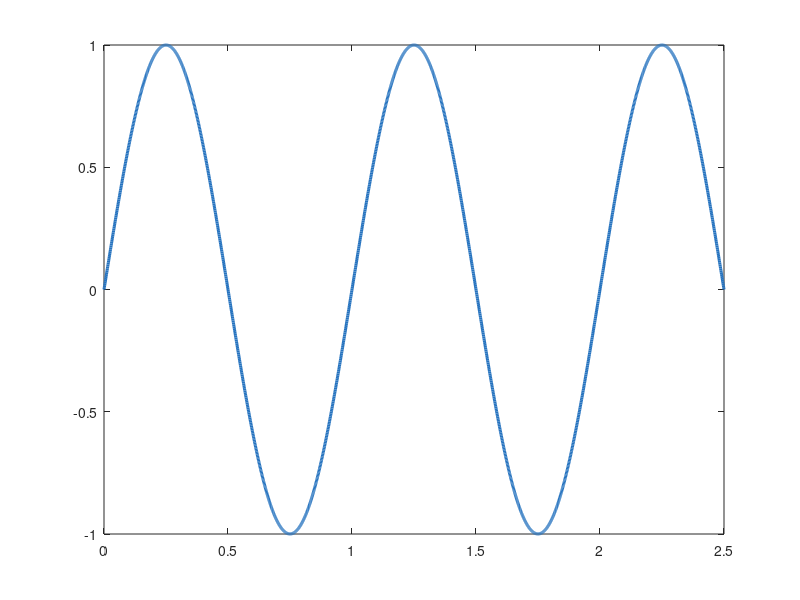

Reproduce this figure in MATLAB. (Note: this script raises an error after producing the figure.)
%% Chapter 2 配图生成脚本
% 运行此脚本将在 Chapter#2 文件夹中生成所有讲义配图
close all; clearvars; clc;
out = 'E:\AI-Link Group\Chapter#2\';

%% ═══ 图1：正弦波基本参数解剖 ═══
f = 1; A = 1.0; T = 1/f;
t = linspace(0, 2.5*T, 2000);
x = A * sin(2*pi*f*t);

fig = figure('Position',[100 100 820 390],'Color','w');
plot(t, x,'Color',[0.15 0.45 0.75],'LineWidth',2.2); hold on;

% RMS 线
rms_val = A/sqrt(2);
yline(rms_val,'--','Color',[0.65 0 0.8],'LineWidth',1.6);
text(0.05, rms_val+0.09, sprintf('V_{rms} = A/\\surd2 ≈ %.2f', rms_val), ...
    'Color',[0.65 0 0.8],'FontSize',10.5);

% 峰值
tp = T/4;
plot([tp tp],[0 A],'r-','LineWidth',1.6);
plot(tp, A,'ro','MarkerSize',9,'MarkerFaceColor','r');
text(tp+0.04, A*0.5,'A（峰值）','Color','r','FontSize',11,'FontWeight','bold');

% 峰峰值（3T/4 处）
tpp = 3*T/4;
plot([tpp tpp],[-A A],'Color',[0 0.58 0],'LineWidth',1.6,'LineStyle','--');
plot(tpp,-A,'v','Color',[0 0.58 0],'MarkerFaceColor',[0 0.58 0],'MarkerSize',8);
plot(tpp, A,'^','Color',[0 0.58 0],'MarkerFaceColor',[0 0.58 0],'MarkerSize',8);
text(tpp+0.04, 0,'2A（峰峰值）','Color',[0 0.58 0],'FontSize',11,'FontWeight','bold');

% 周期
yT = -1.38;
plot([0 T],[yT yT],'k-','LineWidth',1.8);
plot([0 0],[yT-0.06 yT+0.06],'k-','LineWidth',1.8);
plot([T T],[yT-0.06 yT+0.06],'k-','LineWidth',1.8);
text(T/2, yT-0.16,'T（周期）','HorizontalAlignment','center',...
    'FontSize',11,'FontWeight','bold','Color','k');

yline(0,'k:','LineWidth',0.8,'Alpha',0.4);
xlim([0 2.5*T]); ylim([-1.65 1.4]);
xlabel('时间 (s)','FontSize',12); ylabel('幅度','FontSize',12);
title('x(t) = A·sin(2\pit/T)  —  正弦波基本参数','FontSize',13);
grid on; box on;
saveas(fig,[out 'fig2_sine_anatomy.png']); close(fig);

%% ═══ 图2：峰值 / 峰峰值 / RMS 对比 ═══
f = 1; A = 1.0;
t = linspace(0, 2/f, 1000);
x = A * sin(2*pi*f*t);
rms_val = A/sqrt(2);

fig = figure('Position',[100 100 820 400],'Color','w');
plot(t, x,'Color',[0.15 0.45 0.75],'LineWidth',2,'DisplayName','正弦波'); hold on;

fill([t fliplr(t)],[rms_val*ones(size(t)) zeros(size(t))], ...
    [0.65 0 0.8],'FaceAlpha',0.10,'EdgeColor','none','DisplayName','RMS 功率等效区');

yline( A,    '--','Color',[0.85 0.2 0.2],'LineWidth',1.8);
yline(-A,    '--','Color',[0.85 0.2 0.2],'LineWidth',1.8);
yline(rms_val,'--','Color',[0.65 0 0.8],'LineWidth',1.8);

text(0.05,  A+0.10, sprintf('V_p = A = %.1f  （峰值）', A), ...
    'Color',[0.85 0.2 0.2],'FontSize',11,'FontWeight','bold');
text(0.05, -A-0.15, sprintf('-V_p = -A = -%.1f', A), ...
    'Color',[0.85 0.2 0.2],'FontSize',11);
text(0.05, rms_val+0.09, sprintf('V_{rms} = %.3f  （有效值 / RMS）', rms_val), ...
    'Color',[0.65 0 0.8],'FontSize',11,'FontWeight','bold');

% 峰峰值双箭头示意
text(1.60, 0, sprintf('\\leftrightarrow  V_{pp} = 2A = %.1f  （峰峰值）', 2*A), ...
    'FontSize',11,'Color',[0.1 0.6 0.1],'FontWeight','bold');

xlim([0 2/f]); ylim([-1.55 1.45]);
xlabel('时间 (s)','FontSize',12); ylabel('幅度（V）','FontSize',12);
title('幅度的三种定义：峰值 / 峰峰值 / 有效值（RMS）','FontSize',13);
legend('Location','southeast','FontSize',10);
grid on;
saveas(fig,[out 'fig2_amplitude_types.png']); close(fig);

%% ═══ 图3：相位差 ═══
f = 1; T = 1/f;
t = linspace(0, 2*T, 1000);
xA = sin(2*pi*f*t);
xB = sin(2*pi*f*t + pi/2);

fig = figure('Position',[100 100 820 390],'Color','w');
plot(t, xA,'b','LineWidth',2.2,'DisplayName','A:  sin(2\pift)'); hold on;
plot(t, xB,'r--','LineWidth',2.2,'DisplayName','B:  sin(2\pift + 90°)');
yline(0,'k:','LineWidth',0.8,'Alpha',0.4);

shift = T/4;
y_arr = -1.42;
plot([0 shift],[y_arr y_arr],'k-','LineWidth',2);
plot([0 0],    [y_arr-0.07 y_arr+0.07],'k-','LineWidth',2);
plot([shift shift],[y_arr-0.07 y_arr+0.07],'k-','LineWidth',2);
text(shift/2, y_arr-0.17,'B 超前 A：\DeltaT = T/4，\Delta\phi = 90°', ...
    'HorizontalAlignment','center','FontSize',11,'FontWeight','bold');

xlim([0 2*T]); ylim([-1.75 1.35]);
xlabel('时间 (s)','FontSize',12); ylabel('幅度','FontSize',12);
title('相位差示意：同频率、不同相位的两个信号','FontSize',13);
legend('Location','northeast','FontSize',11);
grid on;
saveas(fig,[out 'fig2_phase_diff.png']); close(fig);

%% ═══ 图4：包络 ═══
fs = 4000; t = (0:1/fs:1.5-1/fs);
fc = 60; fm = 2.5; m = 0.7;

env_pos = (1 + m*sin(2*pi*fm*t));
env_neg = -(1 + m*sin(2*pi*fm*t));
am_sig  = env_pos .* cos(2*pi*fc*t);

fig = figure('Position',[100 100 820 400],'Color','w');
plot(t, am_sig,'Color',[0.55 0.75 0.95],'LineWidth',0.8, ...
    'DisplayName','AM 信号（载波 60 Hz）'); hold on;
plot(t, env_pos,'r-','LineWidth',2.5,'DisplayName','正包络');
plot(t, env_neg,'r-','LineWidth',2.5,'HandleVisibility','off');
yline(0,'k:','LineWidth',0.8,'Alpha',0.4);

xlabel('时间 (s)','FontSize',12); ylabel('幅度','FontSize',12);
title('包络（Envelope）：高频载波（60 Hz）被低频信号（2.5 Hz）调幅后的外轮廓','FontSize',12);
legend('Location','northeast','FontSize',11);
xlim([0 1.5]); ylim([-2.2 2.2]);
grid on;
saveas(fig,[out 'fig2_envelope.png']); close(fig);

%% ═══ 图5：DC / AC 分解 ═══
fs = 500; t = (0:1/fs:2-1/fs);
dc  = 1.5;
ac  = sin(2*pi*3*t) + 0.5*sin(2*pi*9*t);
sig = dc + ac;

fig = figure('Position',[100 100 820 520],'Color','w');

ax1 = subplot(3,1,1);
plot(t, sig,'b','LineWidth',1.5); hold on;
yline(dc,'r--','LineWidth',1.6);
text(0.05, dc+0.2, sprintf('均值（DC）= %.1f V', dc),'Color','r','FontSize',10.5);
ylabel('幅度（V）'); title('原始信号 = 直流分量 + 交流分量'); grid on;

ax2 = subplot(3,1,2);
plot(t, dc*ones(size(t)),'r','LineWidth',2.5);
ylim([-0.5 3]); ylabel('幅度（V）');
title(sprintf('直流分量（DC = %.1f V）：对应频谱 0 Hz 处的分量', dc)); grid on;

ax3 = subplot(3,1,3);
plot(t, ac,'Color',[0 0.6 0],'LineWidth',1.5);
yline(0,'k:','LineWidth',0.8);
ylabel('幅度（V）'); xlabel('时间 (s)');
title('交流分量（AC）：均值 = 0，携带实际信息'); grid on;

linkaxes([ax1 ax2 ax3],'x');
saveas(fig,[out 'fig2_dc_ac.png']); close(fig);

%% ═══ 图6：脉冲信号解剖 ═══
VH = 3.3; VL = 0;
tr = 0.07; tf = 0.05; tw = 0.38; Tp = 0.80;

t_pts = [0, tr, tr+tw, tr+tw+tf, Tp, ...
         Tp+tr, Tp+tr+tw, Tp+tr+tw+tf, 2*Tp];
v_pts = [VL, VH, VH, VL, VL, VH, VH, VL, VL];

fig = figure('Position',[100 100 860 430],'Color','w');
plot(t_pts, v_pts,'b','LineWidth',2.8); hold on;

% VH / VL 参考线
yline(VH,'r:','LineWidth',1.2,'Alpha',0.7);
yline(VL,'k:','LineWidth',1.2,'Alpha',0.5);
text(-0.07, VH,    sprintf('V_H = %.1f V',VH),'Color','r','FontSize',10.5, ...
    'HorizontalAlignment','right','FontWeight','bold');
text(-0.07, VL+0.1, sprintf('V_L = %.1f V',VL),'Color',[0.3 0.3 0.3],'FontSize',10.5, ...
    'HorizontalAlignment','right');

% 上升时间 t_r
y_tr = VH + 0.40;
plot([0 tr],[y_tr y_tr],'Color',[0.85 0.4 0],'LineWidth',1.8);
plot([0 0], [VH VH+0.48],'Color',[0.85 0.4 0],'LineStyle',':','LineWidth',1);
plot([tr tr],[VH VH+0.48],'Color',[0.85 0.4 0],'LineStyle',':','LineWidth',1);
text(tr/2, y_tr+0.11,'t_r','HorizontalAlignment','center','FontSize',12, ...
    'Color',[0.85 0.4 0],'FontWeight','bold');

% 脉宽 t_w
y_tw = VH + 0.78;
plot([tr tr+tw],[y_tw y_tw],'k-','LineWidth',1.8);
plot([tr tr],    [VH+0.55 y_tw+0.06],'k:','LineWidth',1);
plot([tr+tw tr+tw],[VH+0.55 y_tw+0.06],'k:','LineWidth',1);
text((tr + tr+tw)/2, y_tw+0.13,'t_w（脉宽）','HorizontalAlignment','center', ...
    'FontSize',11,'FontWeight','bold');

% 下降时间 t_f
t_fall = tr + tw;
plot([t_fall t_fall+tf],[y_tr y_tr],'Color',[0 0.5 0.8],'LineWidth',1.8);
text((t_fall + t_fall+tf)/2, y_tr+0.11,'t_f','HorizontalAlignment','center', ...
    'FontSize',12,'Color',[0 0.5 0.8],'FontWeight','bold');

% 周期 T
D = tw/Tp*100;
y_Tp = -0.58;
plot([0 Tp],[y_Tp y_Tp],'Color',[0.3 0.3 0.3],'LineWidth',1.8);
plot([0 0], [y_Tp-0.08 y_Tp+0.08],'Color',[0.3 0.3 0.3],'LineWidth',1.8);
plot([Tp Tp],[y_Tp-0.08 y_Tp+0.08],'Color',[0.3 0.3 0.3],'LineWidth',1.8);
text(Tp/2, y_Tp-0.20, sprintf('T = %.2f s，占空比 D = t_w / T = %.0f%%', Tp, D), ...
    'HorizontalAlignment','center','FontSize',11,'Color',[0.3 0.3 0.3],'FontWeight','bold');

xlim([-0.12 2*Tp+0.05]); ylim([-0.95 VH+1.15]);
xlabel('时间 (s)','FontSize',12); ylabel('电压 (V)','FontSize',12);
title(sprintf('脉冲信号参数解剖（V_H=%.1fV，t_w=%.0fms，D=%.0f%%，T=%.0fms）', ...
    VH, tw*1000, D, Tp*1000),'FontSize',13);
grid on;
saveas(fig,[out 'fig2_pulse_anatomy.png']); close(fig);

%% ═══ 图7：CW vs 脉冲 频域对比 ═══
fig = figure('Position',[100 100 900 400],'Color','w');

% 左：CW 单根谱线
subplot(1,2,1);
fc_cw = 50;
stem(fc_cw, 1,'filled','b','MarkerSize',12,'LineWidth',2.5); hold on;
plot([0 150],[0 0],'k-','LineWidth',0.8);
xlim([0 150]); ylim([0 1.45]);
xlabel('频率 (Hz)','FontSize',11); ylabel('幅度','FontSize',11);
title({'连续波（CW）','能量集中在单一频点'},'FontSize',12);
text(fc_cw, 1.15, sprintf('f_c = %d Hz', fc_cw), ...
    'HorizontalAlignment','center','FontSize',11.5,'Color','b','FontWeight','bold');
grid on;

% 右：脉冲 sinc 宽谱
subplot(1,2,2);
tw_v = 0.01;
f_ax = linspace(-200, 200, 4000);
X_sinc = abs(tw_v * sinc(f_ax * tw_v));

plot(f_ax, X_sinc,'r-','LineWidth',2); hold on;
xline( 1/tw_v,'k--','LineWidth',1.5);
xline(-1/tw_v,'k--','LineWidth',1.5);
text( 1/tw_v + 5, 0.0055, sprintf('1/t_w\n= %d Hz', round(1/tw_v)), ...
    'FontSize',9.5,'Color','k');
text(-1/tw_v - 5, 0.0055, sprintf('-1/t_w\n= -%d Hz', round(1/tw_v)), ...
    'FontSize',9.5,'Color','k','HorizontalAlignment','right');

fill([f_ax fliplr(f_ax)],[X_sinc zeros(size(f_ax))], ...
    'r','FaceAlpha',0.12,'EdgeColor','none');

xlim([-200 200]); ylim([0 tw_v*1.3]);
xlabel('频率 (Hz)','FontSize',11); ylabel('幅度','FontSize',11);
title({'脉冲信号（sinc 频谱）','能量分散在宽频带'},'FontSize',12);
grid on;

sgtitle('CW 信号 vs 脉冲信号：频域的本质区别','FontSize',13,'FontWeight','bold');
saveas(fig,[out 'fig2_cw_vs_pulse_spectrum.png']); close(fig);

%% ═══ 图8：时域 vs 频域（同一信号的两张地图）═══
fs = 2000; t = (0:1/fs:1-1/fs); N = length(t);
x = sin(2*pi*50*t) + 0.6*sin(2*pi*120*t) + 0.3*sin(2*pi*300*t);

X   = fft(x);
amp = abs(X(1:N/2+1)) / (N/2);
amp(1) = amp(1)/2;
f_ax = (0:N/2)*fs/N;

fig = figure('Position',[100 100 920 440],'Color','w');

subplot(1,2,1);
plot(t(1:200), x(1:200),'Color',[0.15 0.45 0.75],'LineWidth',1.6);
xlabel('时间 (s)','FontSize',11); ylabel('幅度','FontSize',11);
title({'时域（示波器视图）','看到波形，但读不出频率组成'},'FontSize',12);
grid on;

subplot(1,2,2);
stem(f_ax, amp,'filled','Color',[0.85 0.25 0.1],'MarkerSize',4,'LineWidth',1.2);
xlabel('频率 (Hz)','FontSize',11); ylabel('幅度','FontSize',11);
title({'频域（FFT / 频谱仪视图）','50 Hz + 120 Hz + 300 Hz 三根谱线一目了然'},'FontSize',12);
xlim([0 400]); grid on;
text(50,  1.06,'50 Hz', 'HorizontalAlignment','center','FontSize',10.5, ...
    'Color',[0.85 0.25 0.1],'FontWeight','bold');
text(120, 0.66,'120 Hz','HorizontalAlignment','center','FontSize',10.5, ...
    'Color',[0.85 0.25 0.1],'FontWeight','bold');
text(300, 0.37,'300 Hz','HorizontalAlignment','center','FontSize',10.5, ...
    'Color',[0.85 0.25 0.1],'FontWeight','bold');

sgtitle('同一信号的两张地图：时域 ↔ 频域（傅里叶变换相互转换）', ...
    'FontSize',13,'FontWeight','bold');
saveas(fig,[out 'fig2_time_freq_domains.png']); close(fig);

%% ═══ 图9：AM 调制 ═══
fs = 8000; t = (0:1/fs:0.5-1/fs);
fc = 500; fm = 20; m = 0.7;
s_t     = sin(2*pi*fm*t);
carrier = cos(2*pi*fc*t);
am_sig  = (1 + m*s_t) .* carrier;

fig = figure('Position',[100 100 860 560],'Color','w');

subplot(3,1,1);
plot(t, s_t,'Color',[0 0.5 0.8],'LineWidth',1.8);
ylabel('幅度'); title('① 基带信号 s(t)：20 Hz 正弦波（携带信息）');
xlim([0 0.5]); ylim([-1.3 1.3]); grid on;

subplot(3,1,2);
plot(t, carrier,'Color',[0.55 0.55 0.55],'LineWidth',0.8);
ylabel('幅度'); title('② 载波 cos(2\pif_c t)：500 Hz（传输媒介，幅度恒定）');
xlim([0 0.5]); ylim([-1.3 1.3]); grid on;

subplot(3,1,3);
env_p = 1 + m*s_t;
env_n = -(1 + m*s_t);
plot(t, am_sig,'Color',[0.55 0.75 0.95],'LineWidth',0.8,'DisplayName','AM 信号'); hold on;
plot(t, env_p,'r-','LineWidth',2.2,'DisplayName','包络 = 基带形状');
plot(t, env_n,'r-','LineWidth',2.2,'HandleVisibility','off');
ylabel('幅度'); xlabel('时间 (s)');
title('③ AM 调制后：[1 + m·s(t)]·cos(2\pif_c t)，包络还原基带信号');
legend('Location','southeast','FontSize',10);
xlim([0 0.5]); grid on;

sgtitle('幅度调制（AM）：信息编码在载波幅度的包络中','FontSize',13,'FontWeight','bold');
saveas(fig,[out 'fig2_am_modulation.png']); close(fig);

%% ═══ 图10：FM 调制 ═══
fs = 16000; t = (0:1/fs:0.5-1/fs);
fc = 800; fm = 15; kf = 200;
s_t   = sin(2*pi*fm*t);
phase = 2*pi*fc*t + 2*pi*kf*cumsum(s_t)/fs;
fm_sig = cos(phase);

fig = figure('Position',[100 100 860 450],'Color','w');

subplot(2,1,1);
plot(t, s_t,'Color',[0 0.5 0.8],'LineWidth',1.8);
ylabel('幅度'); title('① 基带信号 s(t)：15 Hz 正弦波');
xlim([0 0.5]); ylim([-1.3 1.3]); grid on;

subplot(2,1,2);
plot(t, fm_sig,'Color',[0.1 0.65 0.3],'LineWidth',0.9);
ylabel('幅度'); xlabel('时间 (s)');
title('② FM 调制后：载波频率随基带信号变化（幅度恒定，信息在频率里）');
xlim([0 0.5]); ylim([-1.3 1.3]); grid on;
% 标注频率变化
text(0.025,  0.82,'← 频率较高\n（基带为正）','FontSize',10,'Color',[0.7 0 0]);
text(0.29,  -0.72,'← 频率较低\n（基带为负）','FontSize',10,'Color',[0 0 0.7]);

sgtitle('频率调制（FM）：信息编码在载波瞬时频率的偏移中','FontSize',13,'FontWeight','bold');
saveas(fig,[out 'fig2_fm_modulation.png']); close(fig);

%% ═══ 图11：PSK / QAM 星座图 ═══
fig = figure('Position',[100 100 900 340],'Color','w');

% BPSK
subplot(1,3,1);
pts = [-1+0i; 1+0i];
scatter(real(pts), imag(pts), 220,'b','filled'); hold on;
for k = 1:numel(pts)
    text(real(pts(k)), imag(pts(k))+0.18, num2str(k-1), ...
        'HorizontalAlignment','center','FontSize',12,'FontWeight','bold');
end
xline(0,'k:'); yline(0,'k:');
xlim([-1.8 1.8]); ylim([-1.5 1.5]);
xlabel('I（同相）','FontSize',10); ylabel('Q（正交）','FontSize',10);
title('BPSK（2 态，1 bit/符号）','FontSize',11);
axis square; grid on;

% QPSK
subplot(1,3,2);
angles = pi/4 + (0:3)*pi/2;
pts = exp(1j*angles).';
lbls = {'00','01','11','10'};
scatter(real(pts), imag(pts), 220,'r','filled'); hold on;
for k = 1:4
    text(real(pts(k))*1.35, imag(pts(k))*1.35, lbls{k}, ...
        'HorizontalAlignment','center','FontSize',11,'FontWeight','bold','Color','r');
end
xline(0,'k:'); yline(0,'k:');
xlim([-1.8 1.8]); ylim([-1.8 1.8]);
xlabel('I（同相）','FontSize',10); ylabel('Q（正交）','FontSize',10);
title('QPSK（4 态，2 bits/符号）','FontSize',11);
axis square; grid on;

% 16-QAM
subplot(1,3,3);
[I,Q] = meshgrid([-3 -1 1 3], [-3 -1 1 3]);
pts = (I(:) + 1j*Q(:)) / 3;
scatter(real(pts), imag(pts), 80,[0 0.5 0],'filled');
xline(0,'k:'); yline(0,'k:');
xlim([-1.6 1.6]); ylim([-1.6 1.6]);
xlabel('I（同相）','FontSize',10); ylabel('Q（正交）','FontSize',10);
title('16-QAM（16 态，4 bits/符号）','FontSize',11);
axis square; grid on;

sgtitle('数字调制星座图：BPSK → QPSK → 16-QAM','FontSize',13,'FontWeight','bold');
saveas(fig,[out 'fig2_qam_constellation.png']); close(fig);

%% ═══ 图12：寄生 AM 调制的频谱特征 ═══
fig = figure('Position',[100 100 820 380],'Color','w');

fc_par   = 100;
f_ripple = 8;
f_ax     = linspace(60, 140, 5000);

% 各谱线（用窄高斯模拟冲激）
bw_spike = 0.04;
main = exp(-((f_ax - fc_par).^2) / bw_spike^2);
sb1  = 0.15 * exp(-((f_ax - (fc_par - f_ripple)).^2) / bw_spike^2);
sb2  = 0.15 * exp(-((f_ax - (fc_par + f_ripple)).^2) / bw_spike^2);
sb3  = 0.05 * exp(-((f_ax - (fc_par - 2*f_ripple)).^2) / bw_spike^2);
sb4  = 0.05 * exp(-((f_ax - (fc_par + 2*f_ripple)).^2) / bw_spike^2);
noise_floor = 0.006 * (1 + 0.4*rand(size(f_ax)));
total = main + sb1 + sb2 + sb3 + sb4 + noise_floor;

plot(f_ax, total,'Color',[0.15 0.45 0.75],'LineWidth',1.5); hold on;

xline(fc_par,'r--','LineWidth',1.3,'Alpha',0.7);
text(fc_par, 1.09, sprintf('载波  f_c = %d Hz', fc_par), ...
    'HorizontalAlignment','center','FontSize',10.5,'Color','r','FontWeight','bold');
text(fc_par - f_ripple, 0.22, sprintf('f_c − %d Hz', f_ripple), ...
    'HorizontalAlignment','center','FontSize',10,'Color',[0.7 0.35 0]);
text(fc_par + f_ripple, 0.22, sprintf('f_c + %d Hz', f_ripple), ...
    'HorizontalAlignment','center','FontSize',10,'Color',[0.7 0.35 0]);
text(fc_par, 0.10, sprintf('↑ 寄生边带间距 = 纹波频率 %d Hz', f_ripple), ...
    'HorizontalAlignment','center','FontSize',10,'Color',[0.5 0.2 0]);

xlabel('频率 (Hz)','FontSize',12); ylabel('幅度（线性）','FontSize',12);
title(sprintf('寄生 AM 调制：载波两侧出现纹波频率（%d Hz）的对称边带', f_ripple),'FontSize',12);
ylim([0 1.22]); grid on;
saveas(fig,[out 'fig2_parasitic_spectrum.png']); close(fig);

fprintf('=== 所有 %d 张图已生成完毕，保存在 %s ===\n', 12, out);
